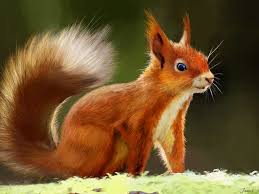
#> input picture Jan/Phase2/squirrel.jfif, 259 x 194 px, found by its file name; the run also reads 1 picture not shown here
$ jupyter execute Demo_OpenCV.ipynb
#> lines starting #> are read from the running program, lines starting #| are printed output that depends on the picture; after the words box and inside, x2 and y2 are one past the last pixel; in counts of white or black regions, pixels touching at a corner belong together
# Kurzer Überblick über ausgewählte Funktionen in OpenCV

Tutorial mit Überblick über Funktionen:

[https://docs.opencv.org/3.4/d6/d00/tutorial_py_root.html](https://docs.opencv.org/3.4/d6/d00/tutorial_py_root.html) (Schwerpunkte Core Operations, Image Processing in OpenCV)

[cell 1]
import numpy as np
import cv2 as cv
import sys
sys.version

#### Bilder laden und anzeigen
`cv.imread, cv.imwrite, cv.imshow, cv.waitkey, cv.destroyWindows, matplotlib.imshow`

[cell 2]
# Laden eines Bildes
pfile='squirrel.jfif'
img = cv.imread(pfile) # Gibt einen Numpy-Array zurück mit den Farbkanälen (Blau,Grün,Rot)
#> img is the input picture: shape (194, 259, 3); mean B, G, R 46.6, 85.6, 114
print(type(img))
#| <class 'numpy.ndarray'>
print(img.shape)
#| (194, 259, 3)

[cell 3]
# Speichern eines Bildes
cv.imwrite('squirrel.png',img)
#> Out = True

[cell 4]
# Anzeige in einem Fenster mittels OpenCV
w="Display window (press q to quit)"
cv.imshow(w,img) #
k = cv.waitKey(0)
#> (key q is pressed here)
if k == ord("q"):
    cv.destroyWindow(w)

[cell 5]
# Alternative: Anzeige mit matplotlib
#
import matplotlib.pylab as plt
plt.figure(figsize=(10,5))
plt.subplot(121)
plt.imshow(img) # Erwartet die Farbkanäle in der Reihenfolge Rot,Grün,Blau
plt.xlabel('BRG-Bild dargestellt als RGB')
plt.subplot(122)
img_rgb = cv.cvtColor(img, cv.COLOR_BGR2RGB) # Ändern der Farbkanäle BGR->RGB
plt.imshow(img_rgb)
plt.xlabel('korrekte Darstellung der Farbkanäle')

[cell 6]
# Alternative: Anzeige mit PIL
from PIL import Image
image_rgb=Image.fromarray(img_rgb) #Erwartet RGB
print(image_rgb.size,image_rgb.mode)
#| (259, 194) RGB
display(image_rgb)

[cell 7]
# Erstellung eines Graustufen bildes
img_gray = cv.cvtColor(img, cv.COLOR_BGR2GRAY)
print(img_gray.shape) # Array ist nun nur 2-dimensional
#| (194, 259)
plt.imshow(img_gray,cmap='gray')

#### Farbkanäle
`cv.split, cv.merge, cv.cvtColor, cv.putText`

#####  - Zerlegen der Farbkanäle in 3 Numpy-Arrays
`cv.split, cv.merge`

[cell 8]
# Zerlegen in einzelne Farbkanäle
r,g,b = cv.split(img_rgb)
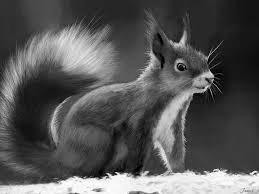
#> g: shape (194, 259); min 0, max 255, mean 85.6

# Beispielhaft Darstellung
print(img_rgb.shape[:2])
#| (194, 259)
zeros = np.zeros(img_rgb.shape[:2], dtype="uint8")
print(zeros.shape)
#| (194, 259)
plt.figure(figsize=(20,10))
plt.subplot(141)
plt.imshow(img_rgb)
plt.subplot(142)
plt.imshow(cv.merge([r, zeros, zeros])) # Zusammenführen einzelnen Farbkanäle
plt.subplot(143)
plt.imshow(cv.merge([zeros, g, zeros]))
plt.subplot(144)
plt.imshow(cv.merge([zeros, zeros, b]))

##### - Konvertieren in anderen Farbraum: BGR->HSV
`cv.cvtColor, cv.putText`

Im Farbraum HSV kann das Filtern nach eine bestimmten Farbe einfacher sein!
(siehe auch [https://de.wikipedia.org/wiki/HSV-Farbraum](https://de.wikipedia.org/wiki/HSV-Farbraum))

[cell 9]
# Ändern des Farbraums RGB->HSV
img_hsv = cv.cvtColor(img, cv.COLOR_BGR2HSV)
#> img_hsv: shape (194, 259, 3); mean H, S, V 21.2, 163.5, 115.6

# Fügt Text in Blau hinzu
cv.putText(img_hsv,
        text = 'Beispielbild',
        org=(10,175), # Position
        fontFace= cv.FONT_HERSHEY_SIMPLEX,
        fontScale = .8, # Font size
        color = (120,255,255), # Color in hsv
        thickness = 2)
#> img_hsv: shape (194, 259, 3); mean H, S, V 23.8, 164.8, 118.8

h,v,s = cv.split(img_hsv) # Aufteilen der Farbkanäle
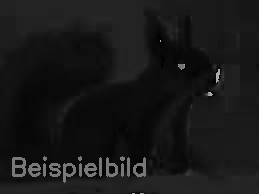
#> h: shape (194, 259); min 0, max 178, mean 23.8
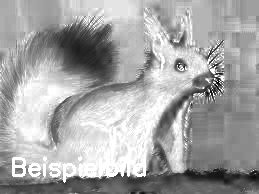
#> v: shape (194, 259); min 0, max 255, mean 164.8
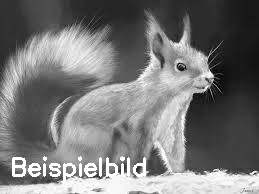
#> s: shape (194, 259); min 1, max 255, mean 118.8
# h Farbwert (hue)
# s Farbsättigung (saturation)
# v Hellwert (value)
plt.figure(figsize=(20,10))
plt.subplot(141)
plt.imshow(cv.cvtColor(img_hsv, cv.COLOR_HSV2RGB))
plt.xlabel('Original mit blauem Text')
plt.subplot(142)
plt.imshow(cv.cvtColor(cv.merge([h, zeros+255, zeros+255]), cv.COLOR_HSV2RGB))
plt.xlabel('Farbwert mit max. Farbsättigung und Hellwert')
plt.subplot(143)
plt.imshow(v,cmap='gray')
plt.xlabel('Farbsättigung in Graustufen')
plt.subplot(144)
plt.imshow(s,cmap='gray')
plt.xlabel('Hellwert in Graustufen')

#### Erstellen einer Farbmaske
`cv.inRange`, `cv.threshold`

Die Maske stellt alle Bildpunkte, welche ein Filterkriterium bzgl. der Farbe erfüllen z.B. weiß dar. Es können Strukturen eines bestimmten Farbbereichs erfasst werden. Die Maske selbst stellt ebenfalls ein Bild dar!

[https://docs.opencv.org/3.4/da/d97/tutorial_threshold_inRange.html](https://docs.opencv.org/3.4/da/d97/tutorial_threshold_inRange.html)

[https://docs.opencv.org/4.x/d7/d4d/tutorial_py_thresholding.html](https://docs.opencv.org/4.x/d7/d4d/tutorial_py_thresholding.html)

[cell 10]
# Ober- und Untergrenze für Farbfiltern
lower = np.array([120, 0, 0])
upper = np.array([120, 255, 255])
mask = cv.inRange(img_hsv, lower, upper) # mask ist Numpy-Array
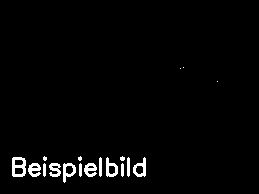
#> mask: shape (194, 259); 2.3% white; 18 white regions (6 under 20 px), largest, box (x1, y1, x2, y2) and area: (12, 157, 26, 177) 181, (133, 157, 146, 177) 128, (63, 163, 76, 183) 126
lower = np.array([0, 0, 0])
upper = np.array([12, 255, 255])
mask2 = cv.inRange(img_hsv, lower, upper) # mask ist Numpy-Array
#> mask2: shape (194, 259); 23.9% white; 45 white regions (37 under 20 px), largest, box (x1, y1, x2, y2) and area: (0, 65, 175, 177) 9433, (150, 17, 211, 84) 1702, (170, 119, 188, 173) 472

plt.figure(figsize=(10,5))
plt.subplot(121)
plt.imshow(mask2,cmap='gray')
plt.xlabel('Schwarz-Weiß-Bild für "rötlich"')
plt.subplot(122)
plt.imshow(mask,cmap='gray')
plt.xlabel('Schwarz-Weiß-Bild für Blau (hue=120)')
mask

[cell 11]
# Alternative: Für Graustufen
threshold=100
ret,img_th = cv.threshold(img_gray,threshold,1,cv.THRESH_BINARY)   # gibt threshold und Resultat zurück
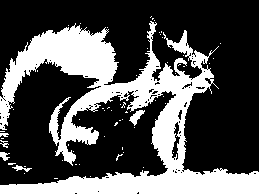
#> img_th: shape (194, 259); values 0 (black) and 1 (white), 32.2% white; 61 white regions (55 under 20 px), largest, box (x1, y1, x2, y2) and area: (0, 21, 259, 194) 15780, (129, 110, 145, 126) 111, (12, 165, 32, 172) 55, (0, 152, 10, 161) 54, (0, 140, 9, 148) 31, (0, 133, 9, 137) 27
#> ret = 100
ret,img_th2 = cv.threshold(img_gray,threshold,1,cv.THRESH_BINARY_INV)
plt.figure(figsize=(20,10))
plt.subplot(141)
plt.imshow(img_rgb)
plt.xlabel('originales Farbbild')
plt.subplot(142)
plt.imshow(img_gray,cmap='gray')
plt.xlabel('Bild in Graustufen')
plt.subplot(143)
plt.imshow(img_th,cmap='gray')
plt.xlabel('Mask mit threshold '+str(threshold))
plt.subplot(144)
plt.imshow(img_th2,cmap='gray')
plt.xlabel('invertierte Mask mit threshold '+str(threshold))

#### Glätten (smoothing)
`cv.blur, cv.addWeighted`

[cell 12]
# Glätten
img_blur= cv.blur(img_rgb,(10,10))
plt.figure(figsize=(10,5))
plt.subplot(121)
plt.imshow(img_rgb)
plt.xlabel('Originalbild')
plt.subplot(122)
plt.imshow(img_blur)
plt.xlabel('geglättetes Bild')

[cell 13]
# Schärfen: durch Abzug des geglätteten Bild vom Original
img_blur2= cv.blur(img_rgb,(10,10))
img_sharp = cv.addWeighted(img_rgb,6,img_blur,-5,0)
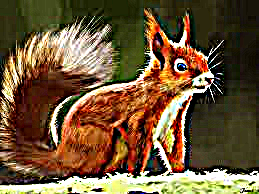
#> img_sharp: shape (194, 259, 3); mean R, G, B 110.2, 85, 54.3
plt.figure(figsize=(10,5))
plt.subplot(121)
plt.imshow(img_rgb)
plt.subplot(122)
plt.imshow(img_sharp)

#### Kantenerkennung mit Canny-Edge-Detection
`cv.Canny(image,minVal,maxVal)`

Einer der verbreitesten und bewährtesten Algorithmen zur Kantenerkennung ist der Canny-Algorithmus [https://de.wikipedia.org/wiki/Canny-Algorithmus](https://de.wikipedia.org/wiki/Canny-Algorithmus). Dieser Algorithmus besitzt zwei wichtige Paramter `minVal`und `maxVal`. Eine Kante entsteht durch einen hohen Kontrast im Bild. Je höher dieser Kontrast desto höher die Kantenstärke an diesem Bildpunkt. Alle Punkte deren Kantenstärke größer ist als `maxVal` werden als "sichere" Kante erkannt. Alle Punkte deren Kantenstärke kleiner ist als `minVal`werden nicht als Kante erkannt. Alle Werte zwischen `minVal`und `maxVal` werden nur als Kante erkannt, wenn diese mit über andere Kanten mit einer"sicheren" Kante verbunden sind. (Glätten reduziert die Kantenstärke!)

[cell 14]
maxVal=250
minVal=20
img_c1 = cv.Canny(img_gray,maxVal,maxVal)
#> img_c1: shape (194, 259); 3.4% white in thin lines or dots, all inside (x1, y1, x2, y2) = (0, 20, 259, 194)
img_c2 = cv.Canny(img_gray,minVal,maxVal)
#> img_c2: shape (194, 259); 12.8% white in thin lines or dots

# Beispiel:
zeros = np.zeros(img_rgb.shape[:2], dtype="uint8")
plt.figure(figsize=(20,10))
plt.subplot(131)
plt.imshow(img_gray,cmap='gray')
plt.xlabel('Original in Graustufen')
plt.subplot(132)
img_c1_color = cv.merge([img_c1,img_c1,zeros])
plt.imshow(img_c1_color)#,cmap='gray')
plt.xlabel('Kanten mit Stärke > maxVal')
plt.subplot(133)
img_c2_color = cv.merge([zeros,zeros,img_c2])
_,mask=cv.threshold(img_c1,200,255,cv.THRESH_BINARY_INV)
img_both = cv.add(cv.bitwise_or(img_c1_color,img_c2_color,mask = mask),img_c1_color)
plt.imshow(img_both,cmap='gray')
plt.xlabel('Kanten mit Stärke > min Val')

[cell 15]
pfile2='street.jpg'           ## alter pfad

from PIL import Image
#img = Image.open(pfile)
#print(img.format,img.size,img.mode)

image =cv.imread(pfile2)
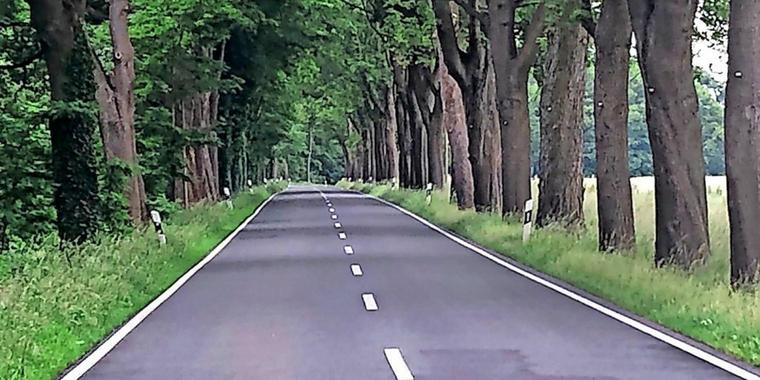
#> input picture camp2code-project_phase_2/Opencv/street.jpg, 760 x 380 px, found by its file name
#> image is the input picture: shape (380, 760, 3); mean B, G, R 102.6, 110.3, 101
image_blur= cv.blur(image,(8,8))

lower = np.array([240, 240, 240])
upper = np.array([255, 255, 255])
image_mask = cv.inRange(image, lower, upper)
#> image_mask: shape (380, 760); 1.6% white; 107 white regions (90 under 20 px), largest, box (x1, y1, x2, y2) and area: (446, 234, 760, 380) 1186, (62, 233, 236, 380) 1024, (692, 40, 728, 82) 809

plt.figure(figsize=(15,15))
plt.subplot(421)
plt.xlabel('Originalbild')
plt.imshow(image)

plt.subplot(422)
plt.xlabel('Canny-Edge von Originalbild')
plt.imshow(cv.Canny(image,440,450),cmap='gray')

plt.subplot(423)
plt.xlabel('Originalbild geglättet')
plt.imshow(image_blur,cmap='gray')

plt.subplot(424)
plt.xlabel('Canny-Edge von Originalbild geglättet')
plt.imshow(cv.Canny(image_blur,100,150),cmap='gray')

plt.subplot(425)
plt.xlabel('Originalbild Maske weiß')
plt.imshow(image_mask,cmap='gray')

plt.subplot(426)
image_edges = cv.Canny(image_mask,440,450)
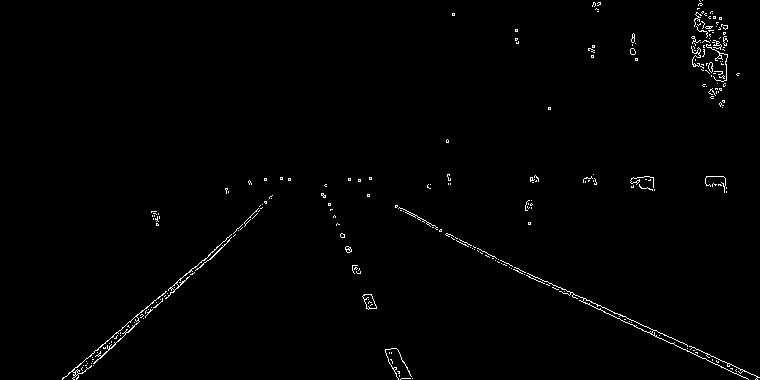
#> image_edges: shape (380, 760); 1% white in thin lines or dots
plt.xlabel('Canny-Edge von Originalbild Maske weiß')
plt.imshow(image_edges,cmap='gray')

print(image.shape)
#| (380, 760, 3)
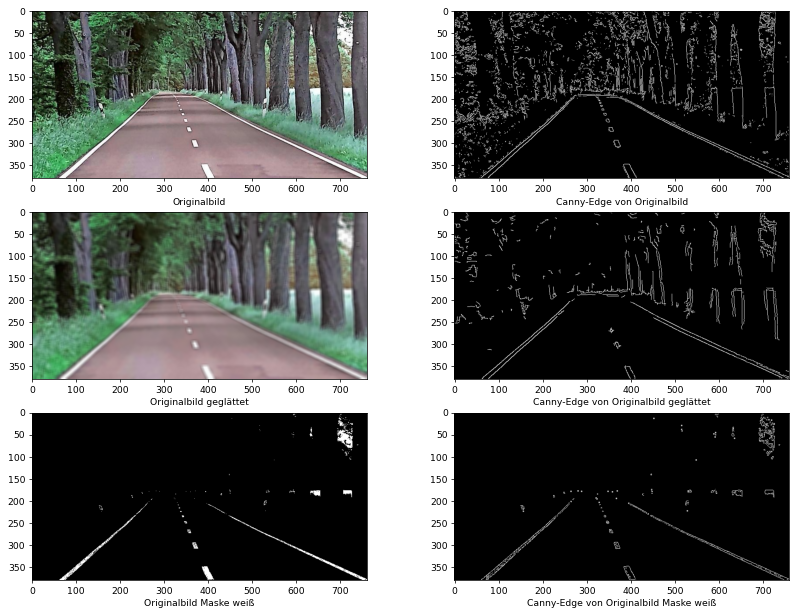
#> figure drawn by matplotlib, 6 panels; B, G, R data is drawn as R, G, B

#### Erkennung von Geraden mittels Hough-Transformation
`cv.HoughLines(image_mask, rho, angle, min_threshold)`,

Die Hogh-Transformation dient u.a. zur Erkennung von Gerade in Schwarz-Weiß-Bilder z.b. nach einer Kantenerkennung.
Vereinfacht betrachte wird überprüft wie viele Kantenpunkte auf einer poteniellen Gerade liegen (`min_threshold`).

[https://de.wikipedia.org/wiki/Hough-Transformation](https://de.wikipedia.org/wiki/Hough-Transformation)

OpenCV implementiert zwei Versionen der Hough-Transformation - die klassische und die probabilistische.
- Die klassische Hough-Transformation gibt die Paramter "rho" und "angle" zurück, welche in Gerade umgerechnet werden müssen (siehe Beispielcode).
- Die probabilistische Hough-Transformation gibt Liniensegment zurück. Diese Stellen den Anfangs- und den Endpunkt der Linien dar.

[https://docs.opencv.org/3.4/d9/db0/tutorial_hough_lines.html](https://docs.opencv.org/3.4/d9/db0/tutorial_hough_lines.html)

[cell 16]
# Klassische Hough-Transformation
image_mask = cv.inRange(image, lower, upper)
print(type(image_mask))
#| <class 'numpy.ndarray'>
#> (the rest of the program and of its run is left out)
